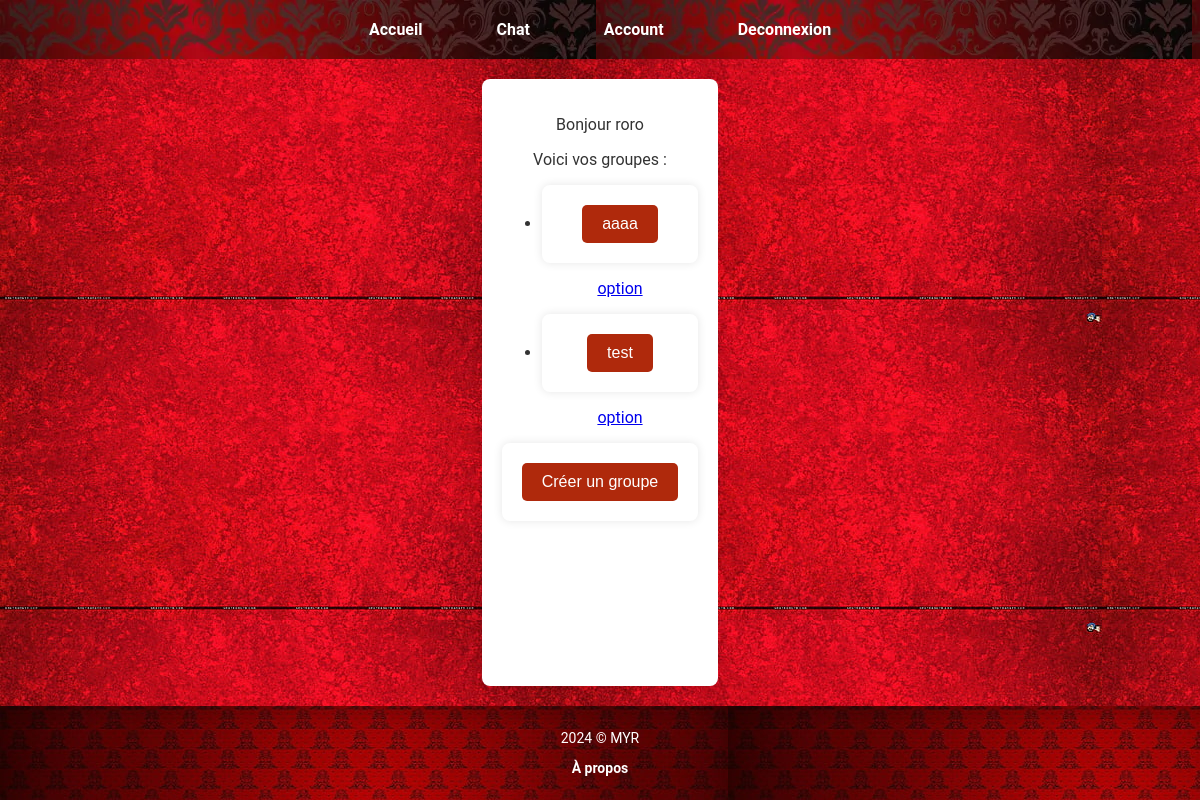
The page /chat (signed in) on the database its author committed.
### app.py (models this page shows)
class User(db.Model):
    id = db.Column(db.Integer, primary_key=True)
    username = db.Column(db.String(80), unique=True, nullable=False)
    prenom = db.Column(db.String(80), nullable=False)
    age = db.Column(db.Integer, nullable=False)
    nom = db.Column(db.String(80), nullable=False)
    password = db.Column(db.String(120), nullable=False)
    member_of_groups = db.relationship('Group', secondary='user_groups', backref='members')

class Group(db.Model):
    id = db.Column(db.Integer, primary_key=True)
    name = db.Column(db.String(120), unique=True, nullable=False)
    created_by = db.Column(db.Integer, db.ForeignKey('user.id'), nullable=False)
    messages = db.relationship('Message', backref='group', lazy=True)

### app.py (the view)
@app.route("/chat", methods=["POST", "GET"])
def chat():
    if 'username' in session:
        user = User.query.filter_by(username=session['username']).first()
        if user:
            groups = user.member_of_groups
            return render_template("chat.html", username=user.username, groups=groups)
    return render_template("chat.html")

### templates/chat.html (shortened to what this page needs)
<!DOCTYPE html>
<html>
<head>
    <link rel="stylesheet" href="{{ url_for('static', filename='css/style.css') }}">
</head>
<header>
    <nav>
        <ul>
            <li><a href="{{url_for('home')}}">Accueil</a></li>
            <li><a href="{{url_for('chat')}}">Chat</a></li>
            {% if username %}
                <li><a href="{{url_for('account')}}">Account</a></li>
                <li><a href="{{url_for('logout')}}">Deconnexion</a></li>
            {% else %}
                <li><a href="{{url_for('login')}}">Connexion</a></li>
                <li><a href="{{url_for('register')}}">S'inscrire</a></li>
            {% endif %}
        </ul>
    </nav>
</header>
<body>
    <section>
        {% if username %}
            <p>Bonjour {{ username }}</p>
            <p>Voici vos groupes :</p>
            <ul>
                {% for group in groups %}
                    <li>
                        <form action="{{ url_for('group', group_id=group.id) }}" method="get">
                            <button type="submit">{{ group.name }}</button>
                        </form>
                        <p><a href="{{ url_for('details_group', group_id=group.id) }}">option</a></p>
                    </li>
                {% endfor %}
            </ul>
            <form action="{{ url_for('create_group') }}" method="get">
                <button type="submit">Créer un groupe</button>
            </form>
        {% else %}
            <p>Veuillez-vous connecter pour voir vos groupes</p>
        {% endif %}
    </section>
</body>
<footer>
    <p>2024 © MYR</p>
    <p><a href="{{url_for('apropos')}}">À propos</a></p>
</footer>
</html>

### static/css/style.css (style rules this page uses)
body { font-family: 'Roboto', sans-serif; background: url("../images/body-pattern.jpg"); color: #333; margin: 0; padding: 0; display: flex; flex-direction: column; min-height: 100vh; }
header { background: url("../images/header-pattern.webp"), #AF290C; padding: 20px 0; }
nav ul { list-style: none; padding: 0; text-align: center; margin: 0; }
nav ul li { display: inline; margin: 0 15px; }
nav ul li a { text-decoration: none; color: white; font-weight: bold; padding: 10px 20px; border-radius: 5px; transition: background-color 0.3s; }
main, section { flex: 1; text-align: center; padding: 50px 20px; }
.presentation, section, .account-container { margin: 20px auto; max-width: 800px; padding: 20px; background-color: white; box-shadow: 0 0 10px rgba(0, 0, 0, 0.1); border-radius: 8px; }
form { display: flex; flex-direction: column; align-items: center; margin: 0 auto; max-width: 400px; padding: 20px; background-color: #fff; border-radius: 8px; box-shadow: 0 0 10px rgba(0, 0, 0, 0.1); }
input[type="submit"], button { background-color: #AF290C; color: white; padding: 10px 20px; border: none; border-radius: 5px; font-size: 16px; cursor: pointer; transition: background-color 0.3s; }
footer { background: url("../images/pattern-footer.jpg"), #FF927B; text-align: center; padding: 10px 0; color: white; font-size: 14px; }
footer a { color: white; text-decoration: none; font-weight: bold; }

### rows shown on the page
User: username "roro"
Group: name "aaaa"
Group: name "test"
